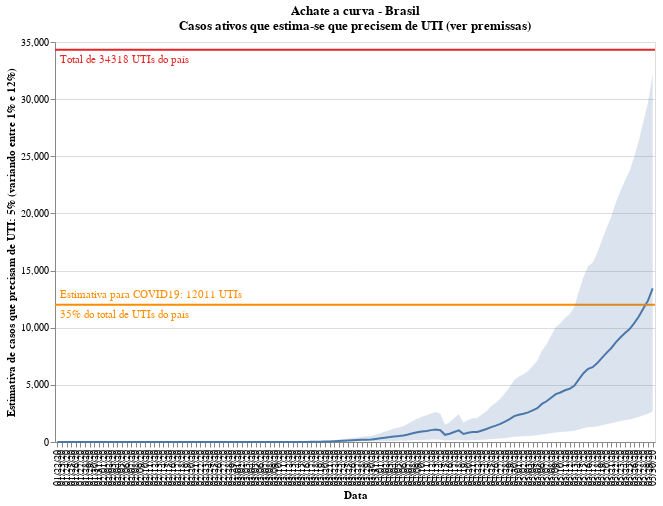

The notebook cell saved with this chart:
### Code cell
#hide_input
selection = alt.selection_single(fields=[STATE_COLUMN], name=' ')
color = alt.condition(selection,
                    alt.Color(STATE_COLUMN+':N', 
                              scale=alt.Scale(scheme='tableau20', reverse=False), legend=None),
                              alt.value('#ffbf79')
                     )

chart = alt.Chart(df).mark_line().encode(
    x=alt.X(DATE_COLUMN+':O', axis=alt.Axis(title=DATE_COLUMN)),
    y=alt.Y(ACTIVE_CASES+':Q', axis=alt.Axis(
        title=["Estimativa de casos que precisam de UTI: {:.0f}".format(CASES_NEED_ICU*100)+"% (variando entre {:.0f}".format(LOWER_BOUND_ICU_NEED*100)+"% e {:.0f}".format(UPPER_BOUND_ICU_NEED*100)+"%)"])),
    color=color,
    tooltip=[
        DATE_COLUMN, 
        STATE_COLUMN, 
        ACTIVE_CASES
    ],
    order=alt.Order(
    STATE_COLUMN,
    sort='ascending'
    )
).properties(
    title=[
        "Achate a curva - Brasil",
        "Casos ativos que estima-se que precisem de UTI (ver premissas)"
        
    ]
).add_selection(
    selection
)

shades = alt.Chart(df).mark_area().encode(
    x=DATE_COLUMN+':O',
    y=LOWER_BOUND_ICU_NEED_STR+":Q",
    y2=UPPER_BOUND_ICU_NEED_STR+':Q',
    opacity = alt.condition(selection, alt.value(0.2), alt.value(0.5))
)

x0line = alt.Chart(pd.DataFrame({'y': [TOTAL_ICU]})).mark_rule(color='#e42726', strokeWidth=2).encode(
    y='y:Q'
)

text0 = x0line.mark_text(align='left', x=5, dy=10, color='#e42726', strokeWidth=1).encode(
    text=alt.value("Total de "+"{:.0f}".format(TOTAL_ICU)+" UTIs do país")   
)

x1line = alt.Chart(pd.DataFrame({'y': [TOTAL_AVAILABLE_ICU]})).mark_rule(color='darkorange', strokeWidth=2).encode(
    y='y:Q'
)
text1 = x1line.mark_text(align='left', x=5, dy=-10, color='darkorange', strokeWidth=1).encode(
    text=alt.value("Estimativa para COVID19: "+"{:.0f}".format(TOTAL_AVAILABLE_ICU)+" UTIs")
)
text2 = x1line.mark_text(align='left', x=5, dy=10, color='darkorange', strokeWidth=1).encode(
    text=alt.value("{:.0f}".format(AVAILABLE_PERCENTAGE_ICU*100)+"% do total de UTIs do país")   
)

legend = alt.Chart(df).mark_point().encode(
    y=alt.Y(STATE_COLUMN+':N', axis=alt.Axis(orient='right')),
    color=color
).add_selection(
    selection
)

plot = chart.properties(width=CHART_WIDTH, height=CHART_HEIGHT) + x0line + text0 + x1line + text1 + text2 + shades
plot

### Figure 1 — Vega-Lite specification as saved in the notebook (floating-point values rounded to 4 significant figures; data arrays with more than 128 entries replaced by an {"elided": "..."} marker saying what was removed)
{"config": {"view": {"continuousWidth": 400, "continuousHeight": 300}}, "layer": [{"data": {"name": "data-0d13ab6d533940c42988b8347bd49f51"}, "mark": "line", "encoding": {"color": {"condition": {"type": "nominal", "field": "Estado", "legend": null, "scale": {"reverse": false, "scheme": "tableau20"}, "selection": " "}, "value": "#ffbf79"}, "order": {"type": "nominal", "field": "Estado", "sort": "ascending"}, "tooltip": [{"type": "nominal", "field": "Data"}, {"type": "nominal", "field": "Estado"}, {"type": "quantitative", "field": "Ativos"}], "x": {"type": "ordinal", "axis": {"title": "Data"}, "field": "Data"}, "y": {"type": "quantitative", "axis": {"title": ["Estimativa de casos que precisam de UTI: 5% (variando entre 1% e 12%)"]}, "field": "Ativos"}}, "height": 400, "selection": {" ": {"type": "single", "fields": ["Estado"]}}, "title": ["Achate a curva - Brasil", "Casos ativos que estima-se que precisem de UTI (ver premissas)"], "width": 600}, {"data": {"name": "data-890aea698b0c1806168150cad7edfc39"}, "mark": {"type": "rule", "color": "#e42726", "strokeWidth": 2}, "encoding": {"y": {"type": "quantitative", "field": "y"}}}, {"data": {"name": "data-890aea698b0c1806168150cad7edfc39"}, "mark": {"type": "text", "align": "left", "color": "#e42726", "dy": 10, "strokeWidth": 1, "x": 5}, "encoding": {"text": {"value": "Total de 34318 UTIs do país"}, "y": {"type": "quantitative", "field": "y"}}}, {"data": {"name": "data-6e2bfc7222dcf4cfb1cce24f29e45988"}, "mark": {"type": "rule", "color": "darkorange", "strokeWidth": 2}, "encoding": {"y": {"type": "quantitative", "field": "y"}}}, {"data": {"name": "data-6e2bfc7222dcf4cfb1cce24f29e45988"}, "mark": {"type": "text", "align": "left", "color": "darkorange", "dy": -10, "strokeWidth": 1, "x": 5}, "encoding": {"text": {"value": "Estimativa para COVID19: 12011 UTIs"}, "y": {"type": "quantitative", "field": "y"}}}, {"data": {"name": "data-6e2bfc7222dcf4cfb1cce24f29e45988"}, "mark": {"type": "text", "align": "left", "color": "darkorange", "dy": 10, "strokeWidth": 1, "x": 5}, "encoding": {"text": {"value": "35% do total de UTIs do país"}, "y": {"type": "quantitative", "field": "y"}}}, {"data": {"name": "data-0d13ab6d533940c42988b8347bd49f51"}, "mark": "area", "encoding": {"opacity": {"condition": {"value": 0.2, "selection": " "}, "value": 0.5}, "x": {"type": "ordinal", "field": "Data"}, "y": {"type": "quantitative", "field": "1% dos ativos"}, "y2": {"field": "12% dos ativos"}}}], "$schema": "https://vega.github.io/schema/vega-lite/v4.8.1.json", "datasets": {"data-0d13ab6d533940c42988b8347bd49f51": {"elided": "130 records"}, "data-890aea698b0c1806168150cad7edfc39": [{"y": 34320.0}], "data-6e2bfc7222dcf4cfb1cce24f29e45988": [{"y": 12010.0}]}}
